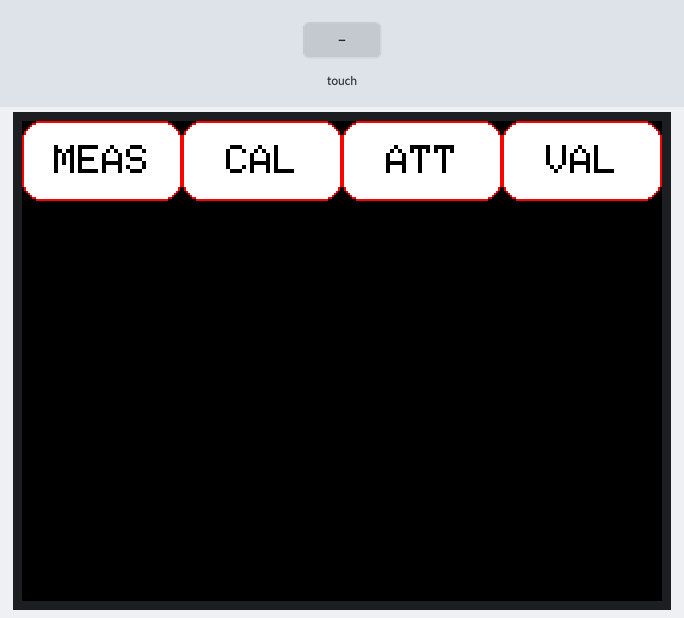
Recording of a sketch running on a simulated Arduino Uno, built with avr-gcc and run on an emulated ATmega328P. Parts: 320×240 colour display. The inputs (shaded band) are chosen by the test bench.

Above: at 1.4 s.
1.5 s: touch panel pressed at 87 % / 90 % of its raw x / y range
At 2.0 s:
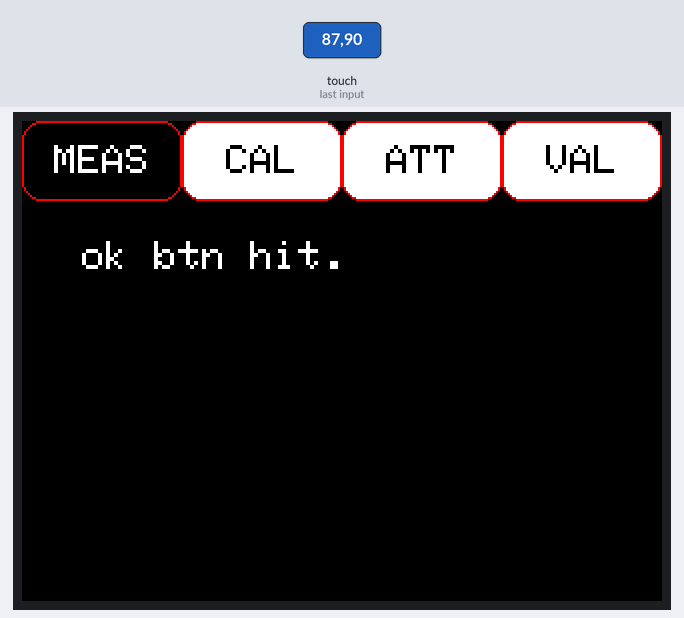
3.6 s: touch panel pressed at 87 % / 90 % of its raw x / y range
Timing chart, 0 to 6.6 s (numbered marks = the images above; inputs shaded):
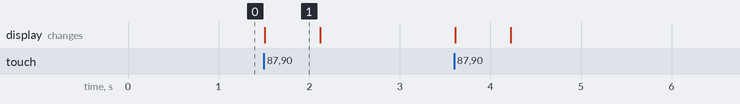

The sketch:

tft_touch.ino
```cpp
    /*
     Demonstrates class Adafruit_GFX_Button
     For Adafruit 2.8" TFT LCD - resistive.
    */

    #include <SPI.h>
    #include <Wire.h>
    #include "Adafruit_GFX.h"
    #include "Adafruit_ILI9341.h"
    #include "Adafruit_STMPE610.h"

    // Default values for Adafruit shield v2.
    #define STMPE_CS 6
   #define TFT_CS   9
   #define TFT_DC   10
   #define SD_CS    5

    Adafruit_STMPE610 ts = Adafruit_STMPE610(STMPE_CS);
    Adafruit_ILI9341 tft = Adafruit_ILI9341(TFT_CS, TFT_DC);
    Adafruit_GFX_Button measBtn, calBtn, attBtn, valBtn;

    // Assign human-readable names to some common 16-bit color values:
    #define   BLACK   0x0000
    #define   BLUE    0x001F
    #define   RED     0xF800
    #define   GREEN   0x07E0
    #define CYAN    0x07FF
    #define MAGENTA 0xF81F
    #define YELLOW  0xFFE0
    #define WHITE   0xFFFF

    #define TS_MINX 3800
    #define TS_MAXX 100
    #define TS_MINY 100
    #define TS_MAXY 3750

    #define BUTTON_W 80
    #define BUTTON_H 40

    #define BUTTON_WH 40
    #define BUTTON_HH 20

     // Rotations 0,2 = portrait  : 0->USB=right,upper : 2->USB=left,lower
     // Rotations 1,3 = landscape : 1->USB=left,upper  : 3->USB=right,lower
     byte rotation = 3; //(0->3)
     TS_Point p;
     int x, y;

     void btnHandler()
     {
      // inverted
      measBtn.drawButton(true);
      tft.setCursor(30, 60);
      tft.setTextSize(2);
      tft.print("ok btn hit.");
      delay(600);
      // normal
      measBtn.drawButton(false);
      // erase text
      tft.fillRect( 30, 60, tft.width()-10, 20, BLACK );
     }

     void setup()
     {
      tft.begin();
      ts.begin();
      if (!ts.begin()) {
        Serial.println("Couldn't start touchscreen controller");
        while (1);
      }
      tft.setRotation(rotation);
      tft.fillScreen(BLACK);

      measBtn.initButton( &tft, BUTTON_WH, BUTTON_HH, BUTTON_W, BUTTON_H, RED, WHITE, BLACK,"MEAS", 2 );
      measBtn.drawButton(false);

      calBtn.initButton( &tft, BUTTON_WH + BUTTON_W, BUTTON_HH, BUTTON_W, BUTTON_H, RED, WHITE, BLACK,"CAL", 2 );
      calBtn.drawButton(false);

      attBtn.initButton( &tft, BUTTON_WH + BUTTON_W * 2, BUTTON_HH, BUTTON_W, BUTTON_H, RED, WHITE, BLACK,"ATT", 2 );
      attBtn.drawButton(false);

      valBtn.initButton( &tft, BUTTON_WH + BUTTON_W * 3, BUTTON_HH, BUTTON_W, BUTTON_H, RED, WHITE, BLACK,"VAL", 2 );
      valBtn.drawButton(false);
     }

    void loop()
    {
     if (!ts.bufferEmpty()) {
      p = ts.getPoint();
     switch (rotation){
      case 0:
      x = map(p.x, TS_MINX, TS_MAXX, 0, tft.width());
      y = map(p.y, TS_MINY, TS_MAXY, 0, tft.height());
      break;
     case 1:
     // p.x, p.y reversed //
       x = map(p.y, TS_MINY, TS_MAXY, 0, tft.width());
       y = map(p.x, TS_MAXX, TS_MINX, 0, tft.height());
       break;
     case 2:
      x = map(p.x, TS_MAXX, TS_MINX, 0, tft.width());
      y = map(p.y, TS_MAXY, TS_MINY, 0, tft.height());
      break;
     case 3:
     //  p.x, p.y reversed //
      x = map(p.y, TS_MAXY, TS_MINY, 0, tft.width());
      y = map(p.x, TS_MINX, TS_MAXX, 0, tft.height());
      break;
     }

     while (ts.touched()) {
      Serial.print("\tPressure = "); Serial.println(p.z);

      if (measBtn.contains(x,y)) {
          measBtn.press(true);
        } else {
          measBtn.press(false);
        }
       if (measBtn.isPressed()) {
          btnHandler();
        }
      }
     }
    }
```

Measured:
- after the input at 1.5 s, the display: changes at once (image 1)
- what the display in image 1 shows lasts 0.6 s, from 1.5 s to 2.1 s
